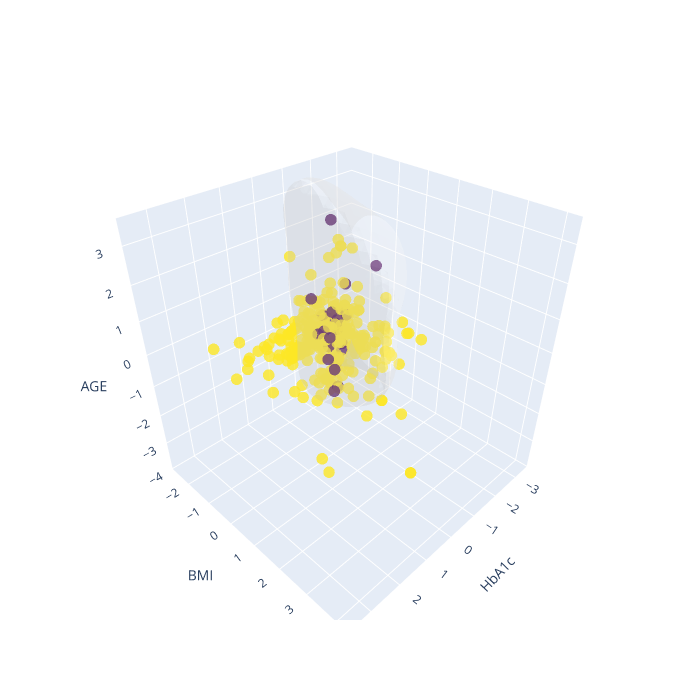

Notebook source saved alongside this figure:
### Markdown cell above
# Untested code but supercool

### Code cell
# 2. Train/test split & scaling
X_train, X_test, y_train, y_test = train_test_split(
    X, y, test_size=0.3, stratify=y, random_state=42
)
scaler = StandardScaler()
X_train = scaler.fit_transform(X_train)
X_test  = scaler.transform(X_test)

# 3. Train SVM on these features
svm = SVC(kernel='rbf', probability=True, random_state=42)
svm.fit(X_train, y_train)

# 4. Build a 3D grid
#    Determine min/max in each dimension (with a little padding)
mins = X_train.min(axis=0) - 0.5
maxs = X_train.max(axis=0) + 0.5
#    Define grid resolution
grid_x = np.linspace(mins[0], maxs[0], 30)
grid_y = np.linspace(mins[1], maxs[1], 30)
grid_z = np.linspace(mins[2], maxs[2], 30)
xx, yy, zz = np.meshgrid(grid_x, grid_y, grid_z)

# 5. Evaluate decision function on grid points
grid_points = np.c_[xx.ravel(), yy.ravel(), zz.ravel()]
decision_vals = svm.decision_function(grid_points)
decision_vals = decision_vals.reshape(xx.shape)

# 6. Plotly 3D Scatter + Isosurface
scatter = go.Scatter3d(
    x = X_test[:,0], y = X_test[:,1], z = X_test[:,2],
    mode='markers',
    marker=dict(
        color=y_test,
        colorscale='Viridis',
        size=4,
        opacity=0.8,
        symbol='circle'
    ),
    name='Test Points'
)

# The isosurface at decision=0 is the decision boundary
surface = go.Isosurface(
    x=xx.flatten(), y=yy.flatten(), z=zz.flatten(),
    value=decision_vals.flatten(),
    isomin=0, isomax=0,
    surface_count=1,
    opacity=0.3,
    showscale=False,
    name='Decision Boundary'
)

layout = go.Layout(
    scene=dict(
        xaxis_title=features[0],
        yaxis_title=features[1],
        zaxis_title=features[2]
    ),
    width=700, height=700
)

fig = go.Figure(data=[scatter, surface], layout=layout)
fig.show()

### Figure 1 — Plotly figure (JSON) as saved in the notebook; plotly's stock layout.template omitted (floating-point values rounded to 4 significant figures; data arrays with more than 128 entries replaced by an {"elided": "..."} marker saying what was removed)
{"data": [{"marker": {"color": {"elided": "300 int values"}, "colorscale": [[0, "#440154"], [0.1111, "#482878"], [0.2222, "#3e4989"], [0.3333, "#31688e"], [0.4444, "#26828e"], [0.5556, "#1f9e89"], [0.6667, "#35b779"], [0.7778, "#6ece58"], [0.8889, "#b5de2b"], [1, "#fde725"]], "opacity": 0.8, "size": 4, "symbol": "circle"}, "mode": "markers", "name": "Test Points", "type": "scatter3d", "x": {"elided": "300 float values"}, "y": {"elided": "300 float values"}, "z": {"elided": "300 float values"}}, {"isomax": 0, "isomin": 0, "name": "Decision Boundary", "opacity": 0.3, "showscale": false, "surface": {"count": 1}, "type": "isosurface", "value": {"elided": "27000 float values"}, "x": {"elided": "27000 float values"}, "y": {"elided": "27000 float values"}, "z": {"elided": "27000 float values"}}], "layout": {"height": 700, "scene": {"xaxis": {"title": {"text": "HbA1c"}}, "yaxis": {"title": {"text": "BMI"}}, "zaxis": {"title": {"text": "AGE"}}}, "width": 700}}
